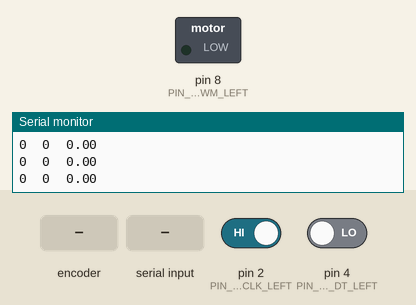
Bench run of a sketch on a simulated Teensy 4. Parts: switched loads named in the sketch (green lamp = pin HIGH), the last lines printed to the serial monitor. Inputs (shaded band) come from the test bench; at power-on: pin 2 (PIN_WHEEL_ENCODER_CLK_LEFT) HIGH, pin 4 (PIN_WHEEL_ENCODER_DT_LEFT) LOW.

Above: at 1.2 s.
1.3 s: rotary encoder on pin 2 (PIN_WHEEL_ENCODER_CLK_LEFT) / pin 4 (PIN_WHEEL_ENCODER_DT_LEFT) turned 3 steps (first pin leading)
At 3.78 s:
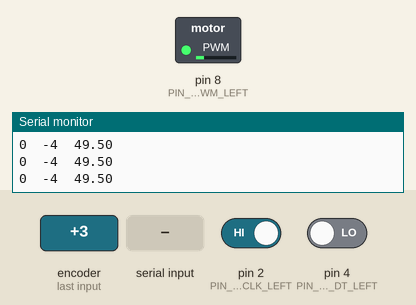
4.3 s: "a" received over Serial
At 5.0 s:
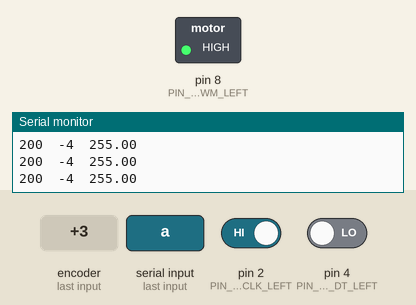
Timing chart, 0 to 7.3 s (numbered marks = the images above; inputs shaded):
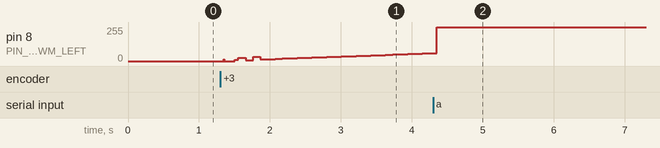

The sketch:

RES_Motor_Control_Basic_PID.ino
```cpp
/**********************************************************************;
* Project           : RES_Class, DC Motor Control, H-Bridge Motor Driver
*
* Program name      : RES_Rotary_Encoder_Basic.ino
*
* Author            : Jong-Hoon Kim
*
* Date created      : 03/10/2020
*
* Purpose           : H-Bridge Motor Driver
*
* Revision History  :
*
* Date        Author      Ref    Revision (Date in MMDDYYYY format)
* MMDDYYYY    name      1  v-xx   revision note.
*
*********************************************************************/
/*********************************************************************
*   Instructional Note:
*           Arduino Leonardo has 4 interrupt pins ( 0, 1, 2, 3  13 )
*           Arduino Mega has 6 interrupt pins ( 2, 3, 18, 19, 20, 21)
*   reference website ( https://www.pjrc.com/teensy/td_libs_Encoder.html )
***********************************************************************/

#include <PID_v1.h>

#define PIN_WHEEL_ENCODER_CLK_LEFT    2
#define PIN_WHEEL_ENCODER_DT_LEFT    4
#define PIN_WHEEL_ENCODER_SW_LEFT    6
#define PIN_MOTOR_PWM_LEFT    8
#define PIN_MOTOR_IN0_LEFT    9
#define PIN_MOTOR_IN1_LEFT    10

//Define Variables we'll be connecting to
double Setpoint, Input, Output;

//Specify the links and initial tuning parameters
double Kp=2, Ki=5, Kd=1;
//double Kp=130, Ki=0, Kd=10;

PID myPID(&Input, &Output, &Setpoint, Kp, Ki, Kd, DIRECT);


void setup() {
  Serial.begin(115200);
  Serial3.begin(115200);
  Serial.println("Motor Control Started");
  pinMode(PIN_WHEEL_ENCODER_CLK_LEFT, INPUT_PULLUP);
  attachInterrupt(digitalPinToInterrupt(PIN_WHEEL_ENCODER_CLK_LEFT), updateEncoder, CHANGE);
  Input = 0;
  Setpoint = 0;

  //turn the PID on
  myPID.SetMode(AUTOMATIC);
  myPID.SetOutputLimits(-255,255);


}


int encoderPin_X  = 0;
int encoderPin_Y  = 0;
long counter  =0;

int targetPosition = 0;

void loop() {

  if (Serial.available() > 0){
    char tmpChar = Serial.read();
    if (tmpChar == 'a') targetPosition = 200;
    else if (tmpChar == 's') targetPosition = 400;
    else if (tmpChar == 'd') targetPosition = 600;
    else  {
      Serial.print(counter);
      Serial.print("  = ");
      Serial.println(targetPosition);
      Serial3.print(counter);
      Serial3.print("  = ");
      Serial3.println(targetPosition);
    }
  }
   if (Serial3.available() > 0){
    char tmpChar = Serial3.read();
    if (tmpChar == 'a') targetPosition = 200;
    else if (tmpChar == 's') targetPosition = 400;
    else if (tmpChar == 'd') targetPosition = 600;
    else  {
      Serial3.print(counter);
      Serial3.print("  = ");
      Serial3.println(targetPosition);
      Serial.print(counter);
      Serial.print("  = ");
      Serial.println(targetPosition);
     }
  }

  Setpoint=targetPosition;
  Input = counter;// - targetPosition;

  myPID.Compute();

  Serial.print(targetPosition);
  Serial.print("  ");
  Serial.print(counter);
  Serial.print("  ");
  Serial.println(Output);

  if (targetPosition < counter){
    analogWrite(PIN_MOTOR_PWM_LEFT, abs(Output));   digitalWrite( PIN_MOTOR_IN0_LEFT, HIGH);    digitalWrite( PIN_MOTOR_IN1_LEFT , LOW);

  }else if (targetPosition > counter){
    analogWrite(PIN_MOTOR_PWM_LEFT, abs(Output));   digitalWrite( PIN_MOTOR_IN0_LEFT , LOW);    digitalWrite( PIN_MOTOR_IN1_LEFT , HIGH);

  }else{
    analogWrite(PIN_MOTOR_PWM_LEFT, 0);   digitalWrite( PIN_MOTOR_IN0_LEFT, LOW);    digitalWrite( PIN_MOTOR_IN1_LEFT , LOW);
  }
  delay(10);
}


void updateEncoder(){
  encoderPin_X = digitalRead(PIN_WHEEL_ENCODER_CLK_LEFT);
  encoderPin_Y = digitalRead(PIN_WHEEL_ENCODER_DT_LEFT);

  if (encoderPin_X == 0){
    if (encoderPin_Y == 0){
      counter++;
    }else{
      counter--;
    }
  }else{
    if (encoderPin_Y == 0){
      counter--;
    }else{
      counter++;
    }
  }
}
```
